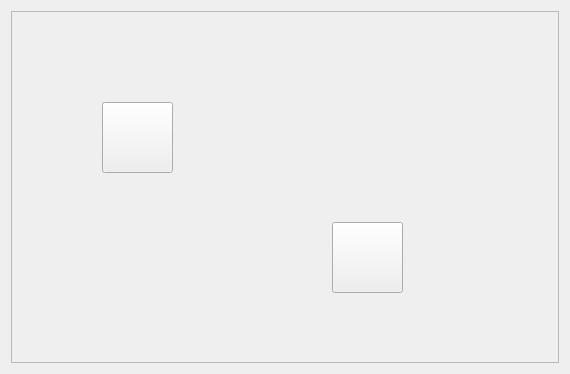
<?xml version="1.0" encoding="UTF-8"?>
<ui version="4.0">
 <class>Tab3ControlPannel</class>
 <widget class="QWidget" name="Tab3ControlPannel">
  <property name="geometry">
   <rect>
    <x>0</x>
    <y>0</y>
    <width>570</width>
    <height>374</height>
   </rect>
  </property>
  <property name="windowTitle">
   <string>Form</string>
  </property>
  <layout class="QFormLayout" name="formLayout">
   <item row="0" column="0" colspan="2">
    <widget class="QScrollArea" name="scrollArea">
     <property name="widgetResizable">
      <bool>true</bool>
     </property>
     <widget class="QWidget" name="scrollAreaWidgetContents">
      <property name="geometry">
       <rect>
        <x>0</x>
        <y>0</y>
        <width>550</width>
        <height>354</height>
       </rect>
      </property>
      <widget class="QLabel" name="label">
       <property name="geometry">
        <rect>
         <x>9</x>
         <y>9</y>
         <width>523</width>
         <height>326</height>
        </rect>
       </property>
       <property name="text">
        <string/>
       </property>
       <property name="pixmap">
        <pixmap resource="AiotClient.qrc">:/Images/Image/room1.png</pixmap>
       </property>
      </widget>
      <widget class="QPushButton" name="pPBLamp">
       <property name="geometry">
        <rect>
         <x>90</x>
         <y>90</y>
         <width>71</width>
         <height>71</height>
        </rect>
       </property>
       <property name="text">
        <string/>
       </property>
       <property name="icon">
        <iconset resource="AiotClient.qrc">
         <normaloff>:/Images/Image/light_off.png</normaloff>
         <normalon>:/Images/Image/light_on.png</normalon>:/Images/Image/light_off.png</iconset>
       </property>
       <property name="iconSize">
        <size>
         <width>70</width>
         <height>70</height>
        </size>
       </property>
       <property name="checkable">
        <bool>true</bool>
       </property>
       <property name="checked">
        <bool>false</bool>
       </property>
      </widget>
      <widget class="QPushButton" name="pPBPlug">
       <property name="geometry">
        <rect>
         <x>320</x>
         <y>210</y>
         <width>71</width>
         <height>71</height>
        </rect>
       </property>
       <property name="text">
        <string/>
       </property>
       <property name="icon">
        <iconset>
         <normalon>:/Images/Image/plug_on.png</normalon>
        </iconset>
       </property>
       <property name="iconSize">
        <size>
         <width>70</width>
         <height>70</height>
        </size>
       </property>
       <property name="checkable">
        <bool>true</bool>
       </property>
      </widget>
     </widget>
    </widget>
   </item>
  </layout>
 </widget>
 <resources>
  <include location="AiotClient.qrc"/>
 </resources>
 <connections/>
</ui>
